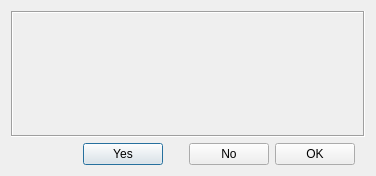
<?xml version="1.0" encoding="UTF-8"?>
<ui version="4.0">
 <class>MessageBox</class>
 <widget class="QDialog" name="MessageBox">
  <property name="geometry">
   <rect>
    <x>0</x>
    <y>0</y>
    <width>376</width>
    <height>176</height>
   </rect>
  </property>
  <property name="minimumSize">
   <size>
    <width>350</width>
    <height>150</height>
   </size>
  </property>
  <property name="maximumSize">
   <size>
    <width>600</width>
    <height>300</height>
   </size>
  </property>
  <property name="windowTitle">
   <string>Dialog</string>
  </property>
  <property name="windowIcon">
   <iconset resource="icons.qrc">
    <normaloff>:/icons/create.png</normaloff>:/icons/create.png</iconset>
  </property>
  <layout class="QVBoxLayout" name="verticalLayout_3">
   <item>
    <widget class="QFrame" name="frame">
     <property name="frameShape">
      <enum>QFrame::Box</enum>
     </property>
     <property name="frameShadow">
      <enum>QFrame::Sunken</enum>
     </property>
     <property name="lineWidth">
      <number>1</number>
     </property>
     <layout class="QHBoxLayout" name="horizontalLayout">
      <item>
       <layout class="QVBoxLayout" name="verticalLayout">
        <item>
         <spacer name="verticalSpacer_3">
          <property name="orientation">
           <enum>Qt::Vertical</enum>
          </property>
          <property name="sizeType">
           <enum>QSizePolicy::Fixed</enum>
          </property>
          <property name="sizeHint" stdset="0">
           <size>
            <width>20</width>
            <height>20</height>
           </size>
          </property>
         </spacer>
        </item>
        <item>
         <widget class="QLabel" name="icon">
          <property name="minimumSize">
           <size>
            <width>50</width>
            <height>50</height>
           </size>
          </property>
          <property name="maximumSize">
           <size>
            <width>50</width>
            <height>50</height>
           </size>
          </property>
          <property name="text">
           <string/>
          </property>
          <property name="pixmap">
           <pixmap resource="icons.qrc">:/icons/warn.png</pixmap>
          </property>
          <property name="scaledContents">
           <bool>true</bool>
          </property>
         </widget>
        </item>
        <item>
         <spacer name="verticalSpacer">
          <property name="orientation">
           <enum>Qt::Vertical</enum>
          </property>
          <property name="sizeHint" stdset="0">
           <size>
            <width>20</width>
            <height>40</height>
           </size>
          </property>
         </spacer>
        </item>
       </layout>
      </item>
      <item>
       <spacer name="horizontalSpacer_4">
        <property name="orientation">
         <enum>Qt::Horizontal</enum>
        </property>
        <property name="sizeType">
         <enum>QSizePolicy::Fixed</enum>
        </property>
        <property name="sizeHint" stdset="0">
         <size>
          <width>10</width>
          <height>20</height>
         </size>
        </property>
       </spacer>
      </item>
      <item>
       <layout class="QVBoxLayout" name="verticalLayout_2">
        <item>
         <spacer name="verticalSpacer_2">
          <property name="orientation">
           <enum>Qt::Vertical</enum>
          </property>
          <property name="sizeType">
           <enum>QSizePolicy::Fixed</enum>
          </property>
          <property name="sizeHint" stdset="0">
           <size>
            <width>10</width>
            <height>10</height>
           </size>
          </property>
         </spacer>
        </item>
        <item>
         <widget class="QTextBrowser" name="info">
          <property name="font">
           <font>
            <pointsize>9</pointsize>
            <bold>false</bold>
           </font>
          </property>
          <property name="autoFillBackground">
           <bool>false</bool>
          </property>
          <property name="styleSheet">
           <string notr="true">background-color: transparent;</string>
          </property>
          <property name="frameShape">
           <enum>QFrame::NoFrame</enum>
          </property>
          <property name="frameShadow">
           <enum>QFrame::Plain</enum>
          </property>
         </widget>
        </item>
       </layout>
      </item>
     </layout>
    </widget>
   </item>
   <item>
    <layout class="QHBoxLayout" name="horizontalLayout_2">
     <item>
      <spacer name="horizontalSpacer">
       <property name="orientation">
        <enum>Qt::Horizontal</enum>
       </property>
       <property name="sizeHint" stdset="0">
        <size>
         <width>40</width>
         <height>20</height>
        </size>
       </property>
      </spacer>
     </item>
     <item>
      <widget class="QPushButton" name="btnYes">
       <property name="text">
        <string>Yes</string>
       </property>
      </widget>
     </item>
     <item>
      <spacer name="horizontalSpacer_2">
       <property name="orientation">
        <enum>Qt::Horizontal</enum>
       </property>
       <property name="sizeType">
        <enum>QSizePolicy::Fixed</enum>
       </property>
       <property name="sizeHint" stdset="0">
        <size>
         <width>20</width>
         <height>20</height>
        </size>
       </property>
      </spacer>
     </item>
     <item>
      <widget class="QPushButton" name="btnNo">
       <property name="text">
        <string>No</string>
       </property>
      </widget>
     </item>
     <item>
      <widget class="QPushButton" name="btnOk">
       <property name="text">
        <string>OK</string>
       </property>
      </widget>
     </item>
     <item>
      <spacer name="horizontalSpacer_3">
       <property name="orientation">
        <enum>Qt::Horizontal</enum>
       </property>
       <property name="sizeType">
        <enum>QSizePolicy::Fixed</enum>
       </property>
       <property name="sizeHint" stdset="0">
        <size>
         <width>10</width>
         <height>20</height>
        </size>
       </property>
      </spacer>
     </item>
    </layout>
   </item>
  </layout>
 </widget>
 <resources>
  <include location="icons.qrc"/>
 </resources>
 <connections/>
</ui>
